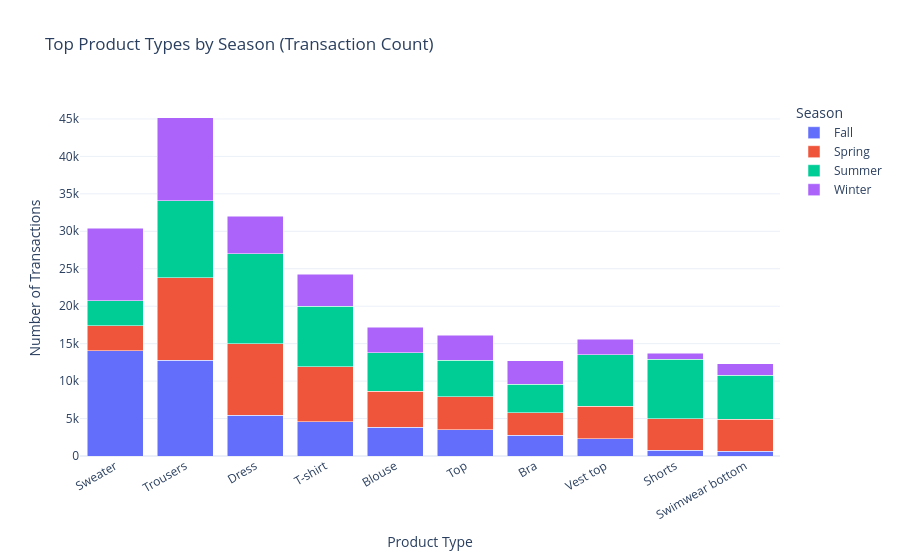

Write notebook code for a chart like this one.
### Code cell
pdf = season_types.toPandas()

top_types = (
    pdf.groupby("product_type_name")["count"]
    .sum()
    .sort_values(ascending=False)
    .head(10)
    .index
)

pdf_top = pdf[pdf["product_type_name"].isin(top_types)]

fig = px.bar(
    pdf_top,
    x="product_type_name",
    y="count",
    color="season",
    title="Top Product Types by Season (Transaction Count)",
    labels={
        "product_type_name": "Product Type",
        "count": "Number of Transactions",
        "season": "Season"
    }
)

fig.update_layout(
    barmode="stack",
    xaxis_tickangle=-30,
    template="plotly_white"
)

fig.show()

### Figure 1 — Plotly figure (JSON) as saved in the notebook; plotly's stock layout.template omitted (floating-point values rounded to 4 significant figures)
{"data": [{"hovertemplate": "Season=Fall<br>Product Type=%{x}<br>Number of Transactions=%{y}<extra></extra>", "legendgroup": "Fall", "marker": {"color": "#636efa", "pattern": {"shape": ""}}, "name": "Fall", "orientation": "v", "showlegend": true, "textposition": "auto", "x": ["Sweater", "Trousers", "Dress", "T-shirt", "Blouse", "Top", "Bra", "Vest top", "Shorts", "Swimwear bottom"], "xaxis": "x", "y": [14025, 12796, 5421, 4562, 3835, 3519, 2759, 2278, 774, 640], "yaxis": "y", "type": "bar"}, {"hovertemplate": "Season=Spring<br>Product Type=%{x}<br>Number of Transactions=%{y}<extra></extra>", "legendgroup": "Spring", "marker": {"color": "#EF553B", "pattern": {"shape": ""}}, "name": "Spring", "orientation": "v", "showlegend": true, "textposition": "auto", "x": ["Trousers", "Dress", "T-shirt", "Blouse", "Top", "Vest top", "Swimwear bottom", "Shorts", "Sweater", "Bra"], "xaxis": "x", "y": [11009, 9561, 7375, 4821, 4424, 4374, 4293, 4170, 3380, 3049], "yaxis": "y", "type": "bar"}, {"hovertemplate": "Season=Summer<br>Product Type=%{x}<br>Number of Transactions=%{y}<extra></extra>", "legendgroup": "Summer", "marker": {"color": "#00cc96", "pattern": {"shape": ""}}, "name": "Summer", "orientation": "v", "showlegend": true, "textposition": "auto", "x": ["Dress", "Trousers", "T-shirt", "Shorts", "Vest top", "Swimwear bottom", "Blouse", "Top", "Bra", "Sweater"], "xaxis": "x", "y": [12007, 10256, 8039, 7982, 6854, 5880, 5147, 4830, 3797, 3355], "yaxis": "y", "type": "bar"}, {"hovertemplate": "Season=Winter<br>Product Type=%{x}<br>Number of Transactions=%{y}<extra></extra>", "legendgroup": "Winter", "marker": {"color": "#ab63fa", "pattern": {"shape": ""}}, "name": "Winter", "orientation": "v", "showlegend": true, "textposition": "auto", "x": ["Trousers", "Sweater", "Dress", "T-shirt", "Blouse", "Top", "Bra", "Vest top", "Swimwear bottom", "Shorts"], "xaxis": "x", "y": [11091, 9659, 4988, 4293, 3375, 3334, 3101, 2110, 1535, 777], "yaxis": "y", "type": "bar"}], "layout": {"xaxis": {"anchor": "y", "domain": [0.0, 1.0], "title": {"text": "Product Type"}, "tickangle": -30}, "yaxis": {"anchor": "x", "domain": [0.0, 1.0], "title": {"text": "Number of Transactions"}}, "legend": {"title": {"text": "Season"}, "tracegroupgap": 0}, "title": {"text": "Top Product Types by Season (Transaction Count)"}, "barmode": "stack"}}
